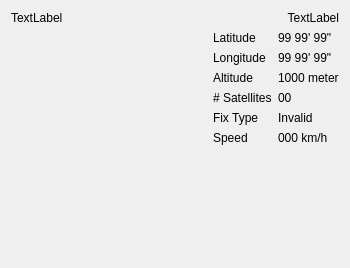
<?xml version="1.0" encoding="UTF-8"?>
<ui version="4.0">
 <class>QGPSMainWindowUI</class>
 <widget class="QWidget" name="QGPSMainWindowUI">
  <property name="geometry">
   <rect>
    <x>0</x>
    <y>0</y>
    <width>350</width>
    <height>268</height>
   </rect>
  </property>
  <property name="windowTitle">
   <string>GPS</string>
  </property>
  <layout class="QVBoxLayout" name="verticalLayout_2">
   <item>
    <layout class="QHBoxLayout" name="horizontalLayout_4">
     <item>
      <widget class="QLabel" name="lblFixStatus">
       <property name="text">
        <string>TextLabel</string>
       </property>
      </widget>
     </item>
     <item>
      <widget class="QLabel" name="lblFixTime">
       <property name="text">
        <string>TextLabel</string>
       </property>
       <property name="alignment">
        <set>Qt::AlignRight|Qt::AlignTrailing|Qt::AlignVCenter</set>
       </property>
      </widget>
     </item>
    </layout>
   </item>
   <item>
    <layout class="QHBoxLayout" name="horizontalLayout">
     <item>
      <widget class="QGPSSatelliteTracker" name="satTracker" native="true">
       <property name="sizePolicy">
        <sizepolicy hsizetype="Expanding" vsizetype="Minimum">
         <horstretch>0</horstretch>
         <verstretch>0</verstretch>
        </sizepolicy>
       </property>
       <property name="minimumSize">
        <size>
         <width>50</width>
         <height>50</height>
        </size>
       </property>
      </widget>
     </item>
     <item>
      <layout class="QVBoxLayout" name="verticalLayout">
       <item>
        <layout class="QGridLayout" name="gridLayout">
         <item row="0" column="1">
          <widget class="QLabel" name="txtLatitude">
           <property name="text">
            <string>99 99' 99&quot;</string>
           </property>
          </widget>
         </item>
         <item row="1" column="0">
          <widget class="QLabel" name="textLabel2">
           <property name="text">
            <string>Longitude</string>
           </property>
           <property name="wordWrap">
            <bool>false</bool>
           </property>
          </widget>
         </item>
         <item row="1" column="1">
          <widget class="QLabel" name="txtLongitude">
           <property name="text">
            <string>99 99' 99&quot;</string>
           </property>
          </widget>
         </item>
         <item row="2" column="0">
          <widget class="QLabel" name="textLabel3">
           <property name="text">
            <string>Altitude</string>
           </property>
           <property name="wordWrap">
            <bool>false</bool>
           </property>
          </widget>
         </item>
         <item row="2" column="1">
          <widget class="QLabel" name="txtAltitude">
           <property name="text">
            <string>1000 meter</string>
           </property>
          </widget>
         </item>
         <item row="3" column="0">
          <widget class="QLabel" name="textLabel1_2">
           <property name="text">
            <string># Satellites</string>
           </property>
           <property name="wordWrap">
            <bool>false</bool>
           </property>
          </widget>
         </item>
         <item row="3" column="1">
          <widget class="QLabel" name="txtNumSats">
           <property name="text">
            <string>00</string>
           </property>
          </widget>
         </item>
         <item row="4" column="0">
          <widget class="QLabel" name="textLabel2_2">
           <property name="text">
            <string>Fix Type</string>
           </property>
           <property name="wordWrap">
            <bool>false</bool>
           </property>
          </widget>
         </item>
         <item row="4" column="1">
          <widget class="QLabel" name="txtFixType">
           <property name="text">
            <string>Invalid</string>
           </property>
          </widget>
         </item>
         <item row="5" column="0">
          <widget class="QLabel" name="textLabel4">
           <property name="text">
            <string>Speed</string>
           </property>
           <property name="wordWrap">
            <bool>false</bool>
           </property>
          </widget>
         </item>
         <item row="5" column="1">
          <widget class="QLabel" name="txtSpeed">
           <property name="text">
            <string>000 km/h</string>
           </property>
          </widget>
         </item>
         <item row="0" column="0">
          <widget class="QLabel" name="textLabel1">
           <property name="text">
            <string>Latitude</string>
           </property>
           <property name="wordWrap">
            <bool>false</bool>
           </property>
          </widget>
         </item>
        </layout>
       </item>
      </layout>
     </item>
    </layout>
   </item>
   <item>
    <widget class="SatelliteStrengthView" name="StrengthView" native="true">
     <property name="minimumSize">
      <size>
       <width>0</width>
       <height>40</height>
      </size>
     </property>
     <property name="maximumSize">
      <size>
       <width>16777215</width>
       <height>60</height>
      </size>
     </property>
    </widget>
   </item>
   <item>
    <spacer name="verticalSpacer">
     <property name="orientation">
      <enum>Qt::Vertical</enum>
     </property>
     <property name="sizeHint" stdset="0">
      <size>
       <width>20</width>
       <height>40</height>
      </size>
     </property>
    </spacer>
   </item>
  </layout>
 </widget>
 <customwidgets>
  <customwidget>
   <class>QGPSSatelliteTracker</class>
   <extends>QWidget</extends>
   <header>qgpssatellitetracker.h</header>
  </customwidget>
  <customwidget>
   <class>SatelliteStrengthView</class>
   <extends>QWidget</extends>
   <header>SatelliteStrengthView.h</header>
   <container>1</container>
  </customwidget>
 </customwidgets>
 <resources/>
 <connections/>
</ui>
